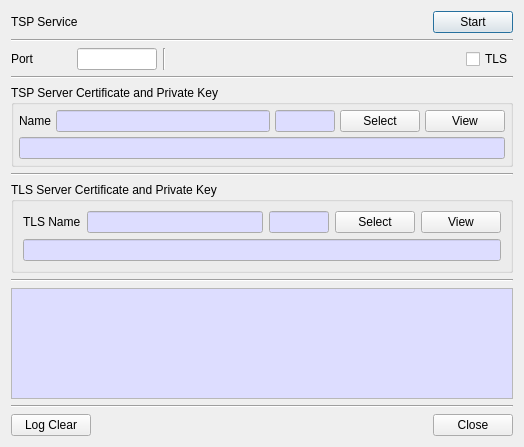
<?xml version="1.0" encoding="UTF-8"?>
<ui version="4.0">
 <class>TSPServiceDlg</class>
 <widget class="QDialog" name="TSPServiceDlg">
  <property name="geometry">
   <rect>
    <x>0</x>
    <y>0</y>
    <width>524</width>
    <height>447</height>
   </rect>
  </property>
  <property name="windowTitle">
   <string>TSP Service</string>
  </property>
  <layout class="QVBoxLayout" name="verticalLayout">
   <item>
    <layout class="QGridLayout" name="gridLayout_3">
     <property name="topMargin">
      <number>0</number>
     </property>
     <item row="0" column="2">
      <widget class="QPushButton" name="mStartBtn">
       <property name="text">
        <string>Start</string>
       </property>
      </widget>
     </item>
     <item row="0" column="0">
      <widget class="QLabel" name="label">
       <property name="text">
        <string>TSP Service</string>
       </property>
      </widget>
     </item>
     <item row="0" column="1">
      <spacer name="horizontalSpacer_2">
       <property name="orientation">
        <enum>Qt::Horizontal</enum>
       </property>
       <property name="sizeHint" stdset="0">
        <size>
         <width>40</width>
         <height>20</height>
        </size>
       </property>
      </spacer>
     </item>
    </layout>
   </item>
   <item>
    <widget class="Line" name="line">
     <property name="orientation">
      <enum>Qt::Horizontal</enum>
     </property>
    </widget>
   </item>
   <item>
    <layout class="QGridLayout" name="gridLayout_2">
     <property name="topMargin">
      <number>0</number>
     </property>
     <item row="0" column="2">
      <widget class="Line" name="line_4">
       <property name="orientation">
        <enum>Qt::Vertical</enum>
       </property>
      </widget>
     </item>
     <item row="0" column="4">
      <widget class="QCheckBox" name="mTLSCheck">
       <property name="text">
        <string>TLS</string>
       </property>
      </widget>
     </item>
     <item row="0" column="1">
      <widget class="QLineEdit" name="mPortText">
       <property name="maximumSize">
        <size>
         <width>80</width>
         <height>16777215</height>
        </size>
       </property>
      </widget>
     </item>
     <item row="0" column="0">
      <widget class="QLabel" name="label_2">
       <property name="minimumSize">
        <size>
         <width>60</width>
         <height>0</height>
        </size>
       </property>
       <property name="text">
        <string>Port</string>
       </property>
      </widget>
     </item>
     <item row="0" column="3">
      <spacer name="horizontalSpacer_3">
       <property name="orientation">
        <enum>Qt::Horizontal</enum>
       </property>
       <property name="sizeHint" stdset="0">
        <size>
         <width>40</width>
         <height>20</height>
        </size>
       </property>
      </spacer>
     </item>
    </layout>
   </item>
   <item>
    <widget class="Line" name="line_3">
     <property name="orientation">
      <enum>Qt::Horizontal</enum>
     </property>
    </widget>
   </item>
   <item>
    <widget class="QGroupBox" name="groupBox">
     <property name="minimumSize">
      <size>
       <width>0</width>
       <height>0</height>
      </size>
     </property>
     <property name="title">
      <string>TSP Server Certificate and Private Key</string>
     </property>
     <layout class="QGridLayout" name="gridLayout_5">
      <property name="leftMargin">
       <number>5</number>
      </property>
      <property name="topMargin">
       <number>5</number>
      </property>
      <property name="rightMargin">
       <number>5</number>
      </property>
      <property name="bottomMargin">
       <number>5</number>
      </property>
      <property name="spacing">
       <number>5</number>
      </property>
      <item row="1" column="0">
       <widget class="QLineEdit" name="mInfoText">
        <property name="palette">
         <palette>
          <active>
           <colorrole role="Base">
            <brush brushstyle="SolidPattern">
             <color alpha="255">
              <red>221</red>
              <green>221</green>
              <blue>255</blue>
             </color>
            </brush>
           </colorrole>
          </active>
          <inactive>
           <colorrole role="Base">
            <brush brushstyle="SolidPattern">
             <color alpha="255">
              <red>221</red>
              <green>221</green>
              <blue>255</blue>
             </color>
            </brush>
           </colorrole>
          </inactive>
          <disabled/>
         </palette>
        </property>
        <property name="readOnly">
         <bool>true</bool>
        </property>
       </widget>
      </item>
      <item row="0" column="0">
       <layout class="QGridLayout" name="gridLayout_6">
        <property name="topMargin">
         <number>0</number>
        </property>
        <item row="0" column="3">
         <widget class="QPushButton" name="mSelectBtn">
          <property name="text">
           <string>Select</string>
          </property>
         </widget>
        </item>
        <item row="0" column="2">
         <widget class="QLineEdit" name="mNumText">
          <property name="maximumSize">
           <size>
            <width>60</width>
            <height>16777215</height>
           </size>
          </property>
          <property name="palette">
           <palette>
            <active>
             <colorrole role="Base">
              <brush brushstyle="SolidPattern">
               <color alpha="255">
                <red>221</red>
                <green>221</green>
                <blue>255</blue>
               </color>
              </brush>
             </colorrole>
            </active>
            <inactive>
             <colorrole role="Base">
              <brush brushstyle="SolidPattern">
               <color alpha="255">
                <red>221</red>
                <green>221</green>
                <blue>255</blue>
               </color>
              </brush>
             </colorrole>
            </inactive>
            <disabled/>
           </palette>
          </property>
          <property name="readOnly">
           <bool>true</bool>
          </property>
         </widget>
        </item>
        <item row="0" column="0">
         <widget class="QLabel" name="label_4">
          <property name="text">
           <string>Name</string>
          </property>
         </widget>
        </item>
        <item row="0" column="1">
         <widget class="QLineEdit" name="mNameText">
          <property name="palette">
           <palette>
            <active>
             <colorrole role="Base">
              <brush brushstyle="SolidPattern">
               <color alpha="255">
                <red>221</red>
                <green>221</green>
                <blue>255</blue>
               </color>
              </brush>
             </colorrole>
            </active>
            <inactive>
             <colorrole role="Base">
              <brush brushstyle="SolidPattern">
               <color alpha="255">
                <red>221</red>
                <green>221</green>
                <blue>255</blue>
               </color>
              </brush>
             </colorrole>
            </inactive>
            <disabled/>
           </palette>
          </property>
          <property name="readOnly">
           <bool>true</bool>
          </property>
         </widget>
        </item>
        <item row="0" column="4">
         <widget class="QPushButton" name="mViewBtn">
          <property name="text">
           <string>View</string>
          </property>
         </widget>
        </item>
       </layout>
      </item>
     </layout>
    </widget>
   </item>
   <item>
    <widget class="Line" name="line_5">
     <property name="orientation">
      <enum>Qt::Horizontal</enum>
     </property>
    </widget>
   </item>
   <item>
    <widget class="QGroupBox" name="mTLSGroup">
     <property name="minimumSize">
      <size>
       <width>0</width>
       <height>0</height>
      </size>
     </property>
     <property name="title">
      <string>TLS Server Certificate and Private Key</string>
     </property>
     <layout class="QVBoxLayout" name="verticalLayout_2">
      <item>
       <layout class="QGridLayout" name="gridLayout_4">
        <item row="0" column="0">
         <widget class="QLabel" name="label_3">
          <property name="text">
           <string>TLS Name</string>
          </property>
         </widget>
        </item>
        <item row="0" column="2">
         <widget class="QLineEdit" name="mTLSNumText">
          <property name="maximumSize">
           <size>
            <width>60</width>
            <height>16777215</height>
           </size>
          </property>
          <property name="palette">
           <palette>
            <active>
             <colorrole role="Base">
              <brush brushstyle="SolidPattern">
               <color alpha="255">
                <red>221</red>
                <green>221</green>
                <blue>255</blue>
               </color>
              </brush>
             </colorrole>
            </active>
            <inactive>
             <colorrole role="Base">
              <brush brushstyle="SolidPattern">
               <color alpha="255">
                <red>221</red>
                <green>221</green>
                <blue>255</blue>
               </color>
              </brush>
             </colorrole>
            </inactive>
            <disabled/>
           </palette>
          </property>
         </widget>
        </item>
        <item row="0" column="1">
         <widget class="QLineEdit" name="mTLSNameText">
          <property name="palette">
           <palette>
            <active>
             <colorrole role="Base">
              <brush brushstyle="SolidPattern">
               <color alpha="255">
                <red>221</red>
                <green>221</green>
                <blue>255</blue>
               </color>
              </brush>
             </colorrole>
            </active>
            <inactive>
             <colorrole role="Base">
              <brush brushstyle="SolidPattern">
               <color alpha="255">
                <red>221</red>
                <green>221</green>
                <blue>255</blue>
               </color>
              </brush>
             </colorrole>
            </inactive>
            <disabled/>
           </palette>
          </property>
          <property name="readOnly">
           <bool>true</bool>
          </property>
         </widget>
        </item>
        <item row="0" column="3">
         <widget class="QPushButton" name="mTLSSelectBtn">
          <property name="text">
           <string>Select</string>
          </property>
         </widget>
        </item>
        <item row="0" column="4">
         <widget class="QPushButton" name="mTLSViewBtn">
          <property name="text">
           <string>View</string>
          </property>
         </widget>
        </item>
       </layout>
      </item>
      <item>
       <widget class="QLineEdit" name="mTLSInfoText">
        <property name="palette">
         <palette>
          <active>
           <colorrole role="Base">
            <brush brushstyle="SolidPattern">
             <color alpha="255">
              <red>221</red>
              <green>221</green>
              <blue>255</blue>
             </color>
            </brush>
           </colorrole>
          </active>
          <inactive>
           <colorrole role="Base">
            <brush brushstyle="SolidPattern">
             <color alpha="255">
              <red>221</red>
              <green>221</green>
              <blue>255</blue>
             </color>
            </brush>
           </colorrole>
          </inactive>
          <disabled/>
         </palette>
        </property>
        <property name="readOnly">
         <bool>true</bool>
        </property>
       </widget>
      </item>
     </layout>
    </widget>
   </item>
   <item>
    <widget class="Line" name="line_6">
     <property name="orientation">
      <enum>Qt::Horizontal</enum>
     </property>
    </widget>
   </item>
   <item>
    <widget class="QPlainTextEdit" name="mLogText">
     <property name="minimumSize">
      <size>
       <width>500</width>
       <height>0</height>
      </size>
     </property>
     <property name="palette">
      <palette>
       <active>
        <colorrole role="Base">
         <brush brushstyle="SolidPattern">
          <color alpha="255">
           <red>221</red>
           <green>221</green>
           <blue>255</blue>
          </color>
         </brush>
        </colorrole>
       </active>
       <inactive>
        <colorrole role="Base">
         <brush brushstyle="SolidPattern">
          <color alpha="255">
           <red>221</red>
           <green>221</green>
           <blue>255</blue>
          </color>
         </brush>
        </colorrole>
       </inactive>
       <disabled/>
      </palette>
     </property>
     <property name="readOnly">
      <bool>true</bool>
     </property>
    </widget>
   </item>
   <item>
    <widget class="Line" name="line_2">
     <property name="orientation">
      <enum>Qt::Horizontal</enum>
     </property>
    </widget>
   </item>
   <item>
    <layout class="QGridLayout" name="gridLayout">
     <item row="0" column="1">
      <spacer name="horizontalSpacer">
       <property name="orientation">
        <enum>Qt::Horizontal</enum>
       </property>
       <property name="sizeHint" stdset="0">
        <size>
         <width>40</width>
         <height>20</height>
        </size>
       </property>
      </spacer>
     </item>
     <item row="0" column="2">
      <widget class="QPushButton" name="mCloseBtn">
       <property name="text">
        <string>Close</string>
       </property>
      </widget>
     </item>
     <item row="0" column="0">
      <widget class="QPushButton" name="mLogClearBtn">
       <property name="text">
        <string>Log Clear</string>
       </property>
      </widget>
     </item>
    </layout>
   </item>
  </layout>
 </widget>
 <resources/>
 <connections/>
</ui>
